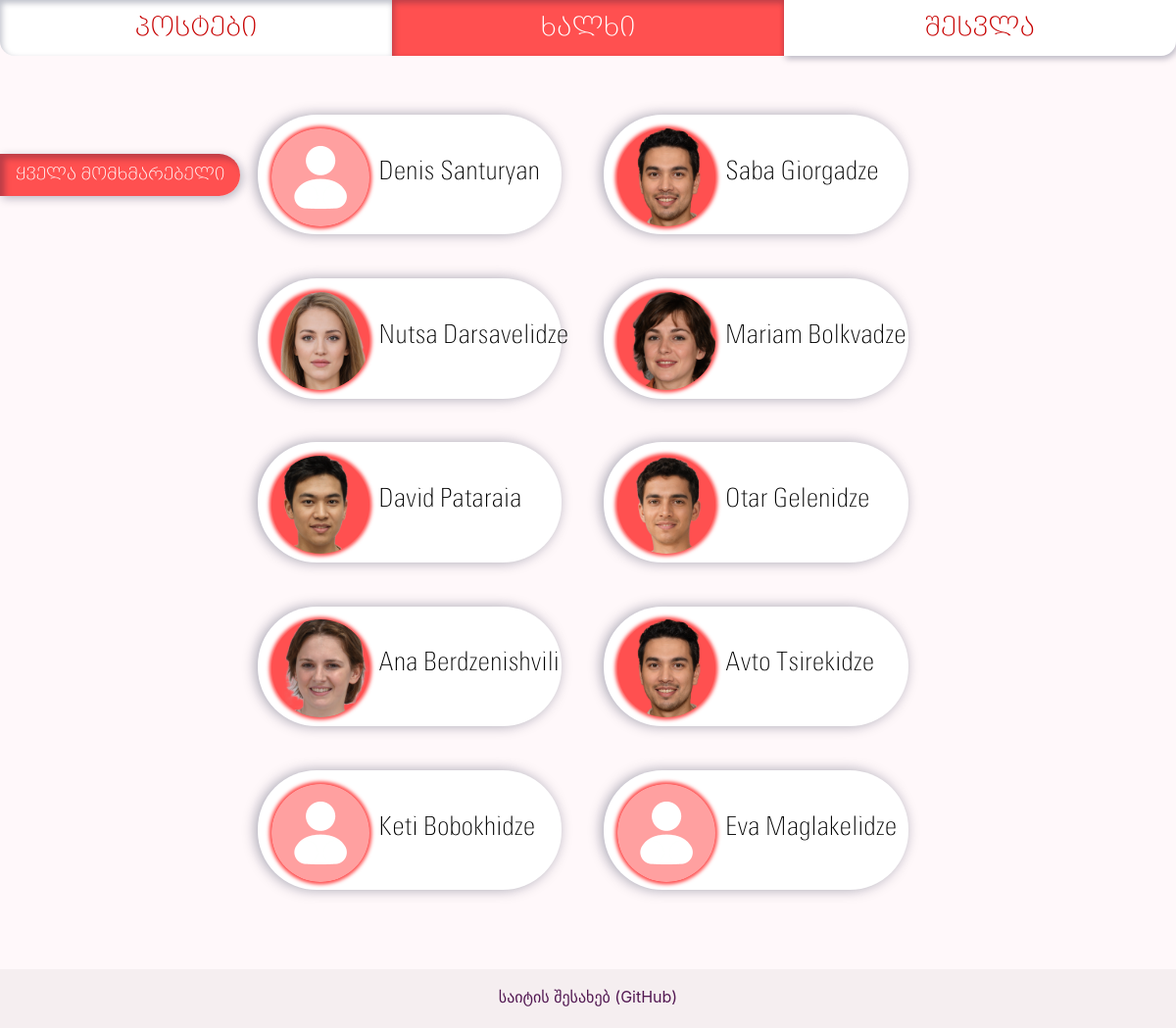
The page /people/ on the database as committed earlier.
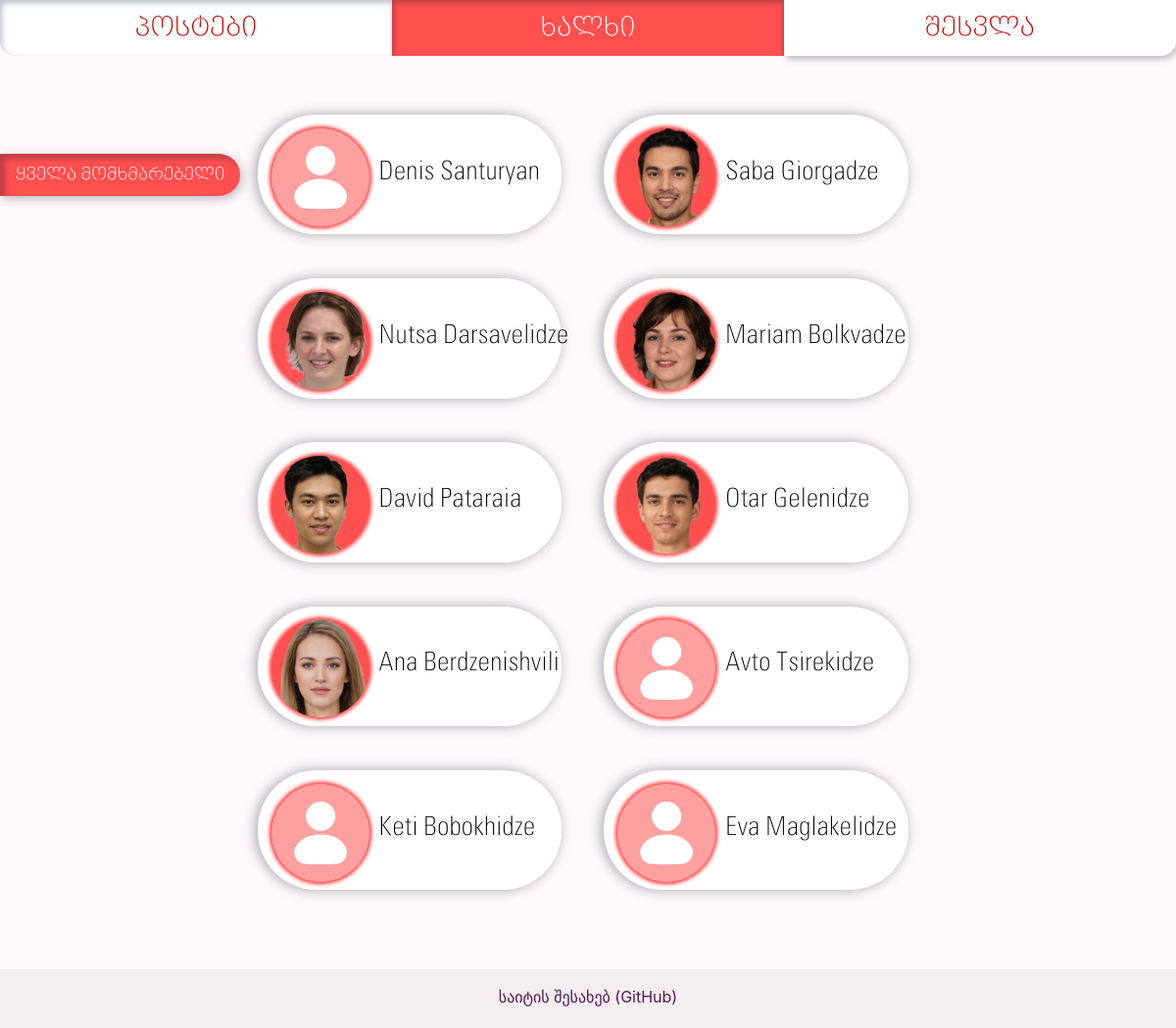
The same page on the database as committed later.
### app/models/users.py (models this page shows, shortened)
class User(db.Model, UserMixin):
    __tablename__ = 'users'
    id = db.Column(db.Integer, primary_key=True)
    username = db.Column(db.String(16), unique=True, nullable=False, index=True)
    password = db.Column(db.String(255))
    name_first = db.Column(db.String)
    name_last = db.Column(db.String)
    email = db.Column(db.String(64), unique=True, nullable=False, index=True)
    sex = db.Column(db.String)
    dob = db.Column(db.Date)
    age = db.Column(db.Integer)
    picture = db.Column(db.String)
    post = db.relationship('PostsModel', backref='User', uselist=False)
    comment = db.relationship('Comment', backref='User', uselist=False)
    roles = db.relationship('Role', secondary=roles_users,
                            backref=db.backref('users', lazy='dynamic'))
    friends = db.relationship('User', secondary=friendships,
                              primaryjoin=id == friendships.c.user_id_one,
                              secondaryjoin=id == friendships.c.user_id_two)

### app/profiles/views.py (the view)
@profiles_blueprint.route('/')
@profiles_blueprint.route('/<username>', methods=['GET', 'POST'])
def list_people(username=None):
    if username:
        user = User.find_by_username(username)
        friend_request_form = FriendRequestForm()
        if current_user.is_authenticated:
            if user.id == current_user.id:
                return redirect(url_for('profiles.profile'))
            incoming_requests = FriendRequest.query.filter_by(recipient_user=current_user.id, active=1).all()
            incoming_requests_ids = [r.id for r in incoming_requests]
            incoming_requests_senders = [r.sender_user for r in incoming_requests]
            incoming_requests = [incoming_requests_ids, incoming_requests_senders]
            friend_asked = FriendRequest.query.filter_by(recipient_user=user.id,
                                                         sender_user=current_user.id,
                                                         active=1).first()
            if request.method == 'POST':  # happens when sending a friend request or deleting an existing one
                sender = int(friend_request_form.sender_user.data)
                receiver = int(friend_request_form.receiving_user.data)
                if sender == current_user.id and receiver == user.id:
                    if friend_request_form.submit_friend_request.data:
                        if not friend_asked:
                            new_friend_request = FriendRequest(sender_user=sender,
                                                               recipient_user=receiver)
                            db.session.add(new_friend_request)
                            db.session.commit()
                            return redirect(url_for('profiles.list_people', username=user.username))
                    elif friend_request_form.undo_friend_request.data:
                        if friend_asked:
                            db.session.delete(friend_asked)
                            db.session.commit()
                            return redirect(url_for('profiles.list_people', username=user.username))
        else:
            friend_asked = None
            incoming_requests = None
        return render_template('people_profile.html', pages=generate_nav_links(),
                               user=user,
                               friend_request_form=friend_request_form,
                               friend_asked=friend_asked,
                               incoming_requests=incoming_requests)
    else:
        people_list = User.query.all()
        return render_template('people.html', pages=generate_nav_links(), people_list=people_list)

### app/tools/nav_link_list.py (called while the page is built)
def generate_nav_links():
    pages_nav_list = [
        ("posts.list_posts", "პოსტები"),
        ("profiles.list_people", "ხალხი"),
        ("auth.auth", "შესვლა")
    ]
    from flask_login import current_user
    if current_user.is_authenticated:
        pages_nav_list[2] = ('profiles.profile', current_user.username.upper())
    return pages_nav_list

### app/profiles/templates/people.html (shortened to what this page needs)
{% extends "base.html" %}
{% block content %}
{% from 'macros_images.html' import show_profile_picture %}
  <div class="c-3">
    <div class="nav flex-column nav-pills nav-left-tabs profile-list-buttons" id="v-pills-tab" role="tablist" aria-orientation="vertical">
      <a class="nav-link  active profile-list-buttons-single" id="v-pills-home-tab" data-toggle="pill" href="#v-pills-home" role="tab" aria-controls="v-pills-home" aria-selected="true"> ყველა მომხმარებელი </a>
    </div>
  </div>
<div class="tab-content" id="v-pills-tabContent">
<div class="tab-pane fade show active" id="v-pills-home" role="tabpanel" aria-labelledby="v-pills-home-tab" style="flex-direction: column-reverse">
        <div class="profile-list-all c-8">
            {% for p in people_list %}
                {% if current_user.is_authenticated and p.id == current_user.id %}
                    <a href="{{ url_for('profiles.profile') }}">
                {% else %}
                    <a href="{{ url_for('profiles.list_people', username=p.username) }}">
                {% endif %}
                    <div class="profile-list-one c-4">
                        <table style="flex-direction: row">
                        <tbody>
                            <tr>
                                <td> {{ show_profile_picture(p, 'profile-list-image') }}
                                    <span class="profile-list-name"> {{ p.name_first }} {{ p.name_last }}</span>
                                </td>
                            </tr>
                        </tbody>
                        </table>
                    </div>
                </a>
            {% endfor %}
        </div>
    </div>
</div>
{% endblock %}

### app/posts/templates/macros_images.html (shortened to what this page needs)
{% macro show_profile_picture(user, style) %}
      {% if user.picture %}
        <img src="{{ url_for('static', filename='uploads/profile_pictures/%s' % user.picture) }}" class="{{style}}" alt="my_profile_picture">
      {% else %}
        <img src="{{ url_for('static', filename='uploads/profile_pictures/default_profile_picture.png') }}" class="{{style}}" alt="my_profile_picture">
      {% endif %}
{% endmacro %}

Rows that differ between the two databases and show on the page:
changed User "Nutsa": picture: a different picture
changed User "Ana": picture: a different picture
changed User "Avto": picture: picture removed
